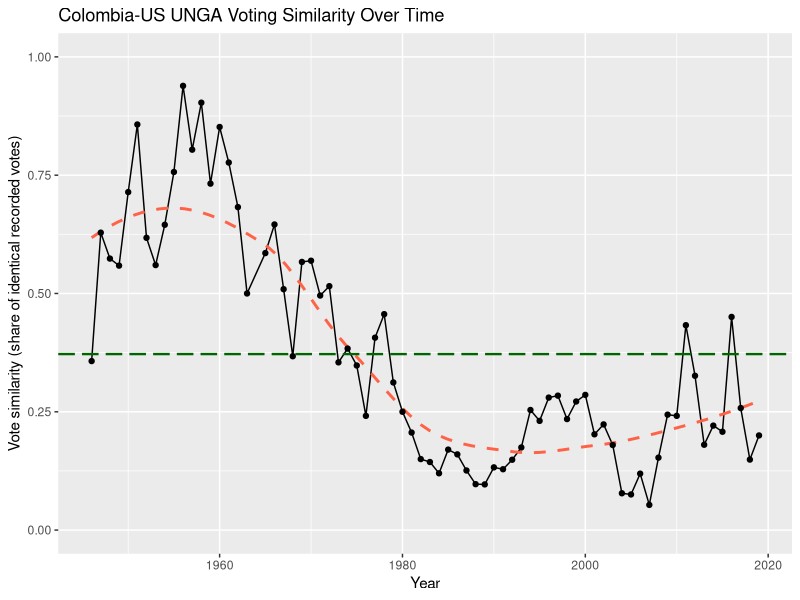
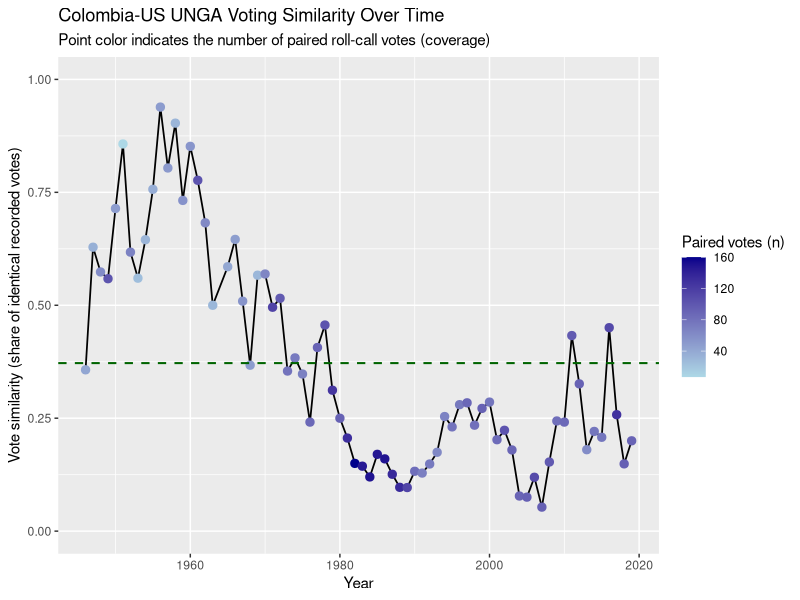
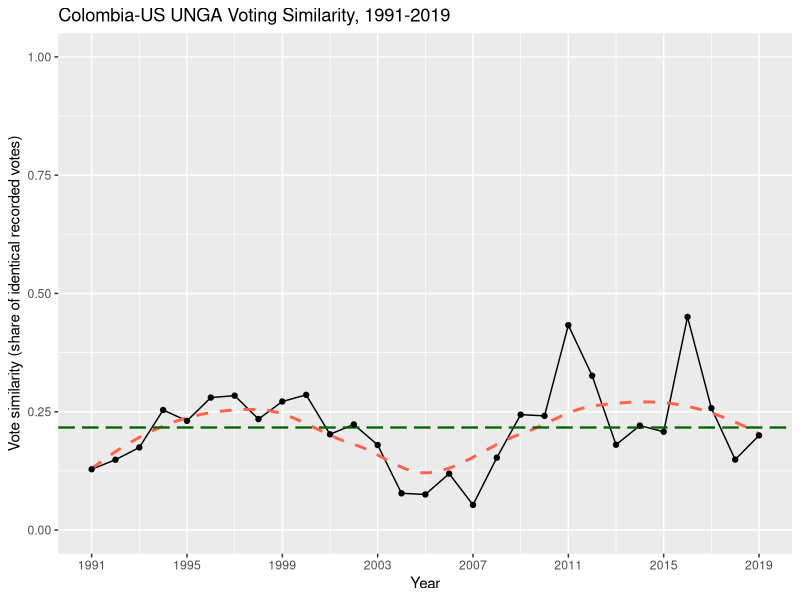
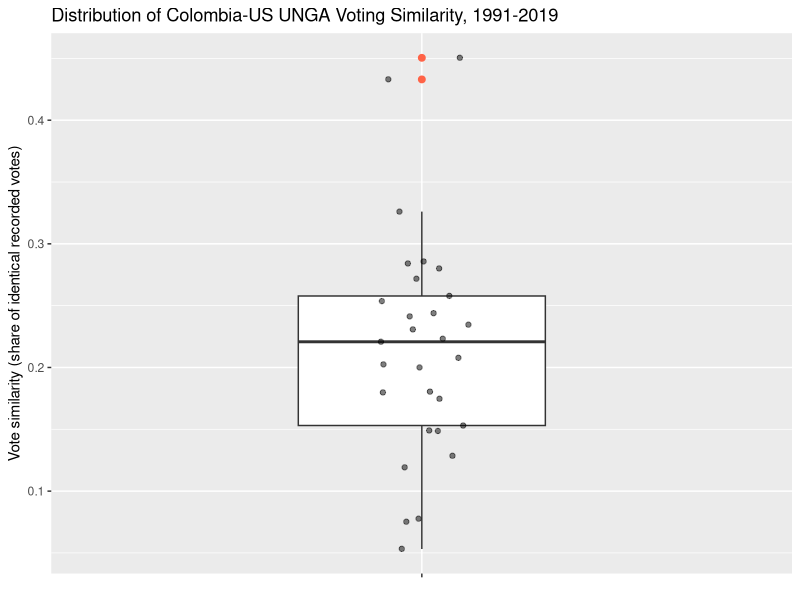
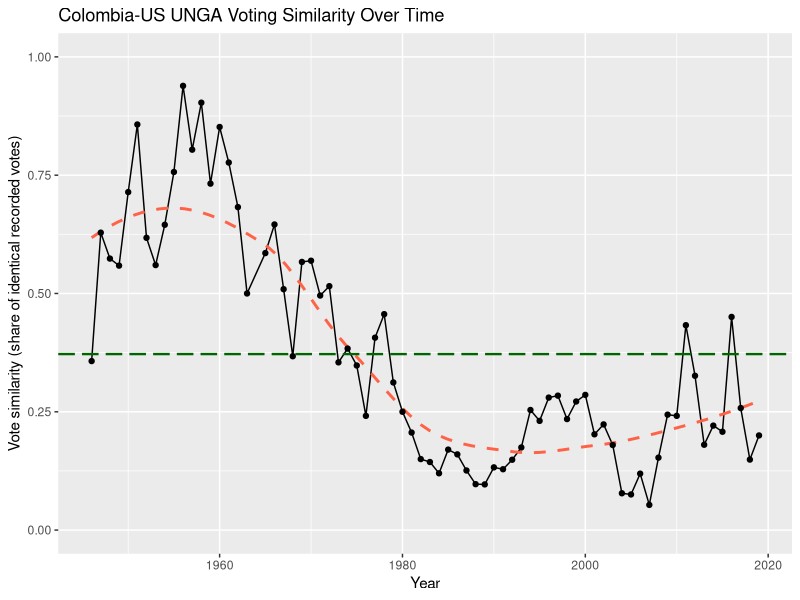
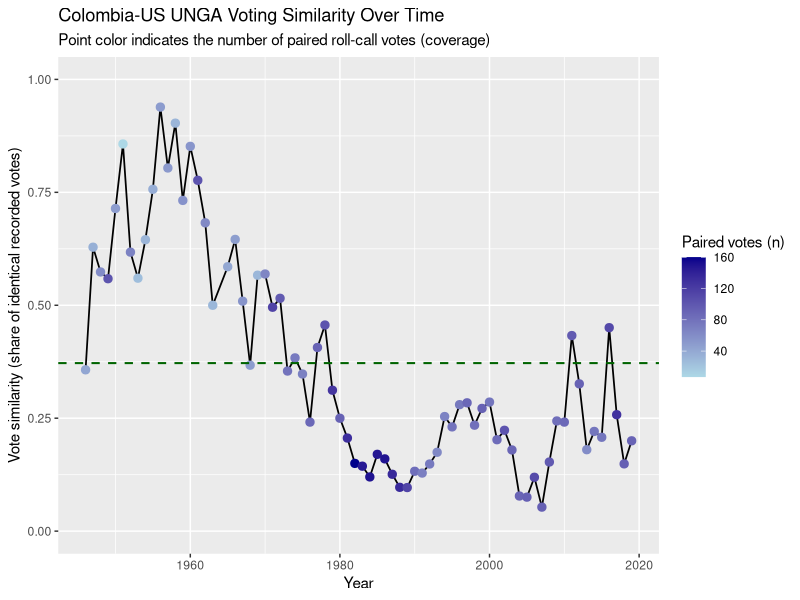
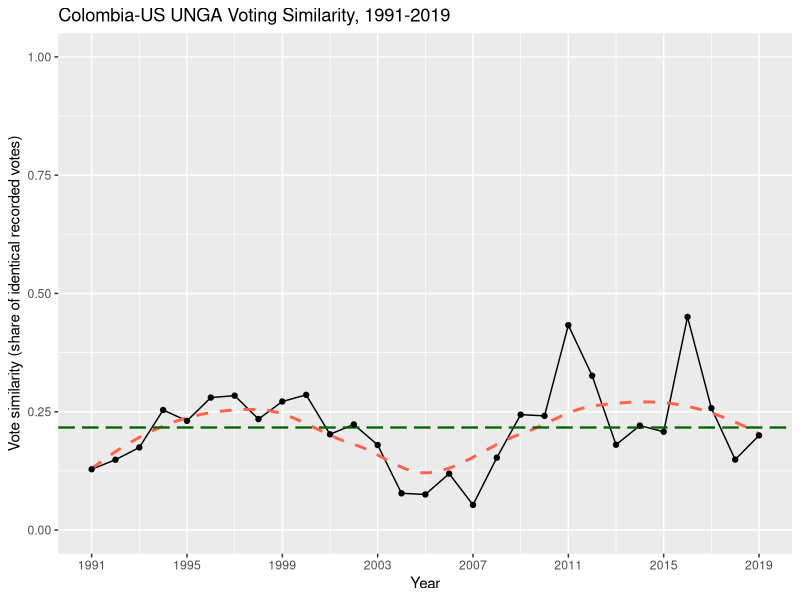
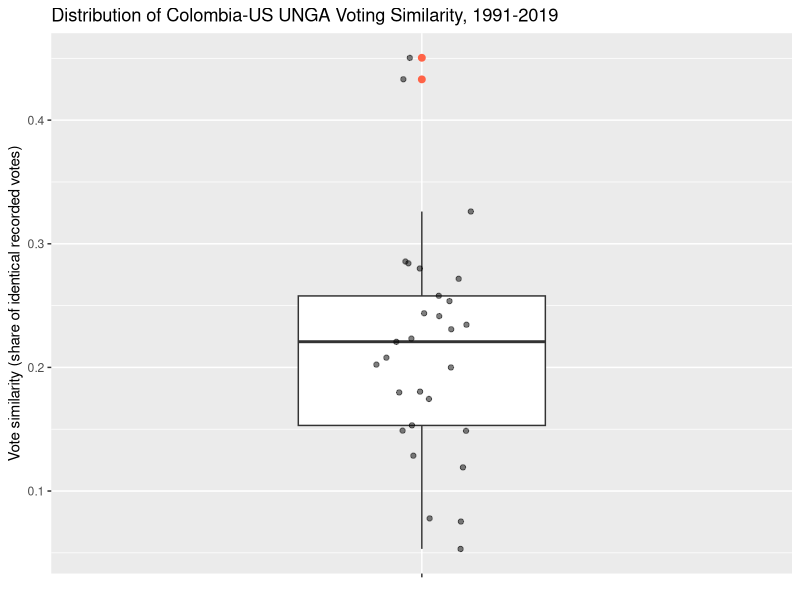

Write R code to recreate these figures, in order.
######################################################################
# Name: Santiago
# Course: 15111 - Applied Quantitative Research in International Relations
# Date of submission: 23.03.2026
######################################################################

## RQ: Does trade salience predict UNGA voting alignment between Colombia and the United States? ##
#--------------------------------------------------------------------------------------------- #

# Packages:
library(tidyverse)
# For data wrangling and visualization

###########################
# Content of this R-script:
###########################

# (1) Load data
# (2) Compute long-run mean (full period)
# (3) Plot 1: Basic time-series of voting similarity (full period)
# (4) Plot 2: Voting similarity with vote-count cue (full period)
# (5) Restrict to overlapping analysis period (1991-2019)
# (6) Plot 3: Time-series restricted to 1991-2019
# (7) Plot 4: Box plot of voting similarity (1991-2019)

##########################################################################################
##########################################################################################
#                    (1) Load data
# -------------------------------------------------------------------------------------- #

alignment_year <- read_csv("data_clean/colombia_us_vote_similarity.csv")

##########################################################################################
#                    (2) Compute long-run mean (full period)
# -------------------------------------------------------------------------------------- #

mean_similarity <- mean(alignment_year$vote_similarity, na.rm = TRUE)

##########################################################################################
#                    (3) Plot 1: Basic time-series of voting similarity (full period)
# -------------------------------------------------------------------------------------- #

# --> The interpretation of the figure goes into the essay-like document

p1 <- ggplot(alignment_year, aes(x = year, y = vote_similarity)) +
  geom_line() +
  geom_smooth(
    method   = "loess",
    se       = FALSE,
    color    = "tomato",
    linetype = "dashed"
  ) +
  geom_hline(
    yintercept = mean_similarity,
    color      = "darkgreen",
    linetype   = "longdash",
    linewidth  = 0.8
  ) +
  geom_point() +
  scale_y_continuous(limits = c(0, 1)) +
  labs(
    title = "Colombia-US UNGA Voting Similarity Over Time",
    x     = "Year",
    y     = "Vote similarity (share of identical recorded votes)"
  )

p1

png("outputs/colombia_us_vote_similarity_trend.png",
    width = 7, height = 5, units = "in", res = 300)
print(p1)
dev.off()

##########################################################################################
#                    (4) Plot 2: Voting similarity with vote-count cue (full period)
# -------------------------------------------------------------------------------------- #

# Point color encodes n_votes as a coverage cue: darker = more paired roll calls
# --> The interpretation of the figure goes into the essay-like document

p2 <- ggplot(alignment_year, aes(x = year, y = vote_similarity)) +
  geom_line(linewidth = 0.6) +
  geom_point(aes(color = n_votes), size = 2.5) +
  geom_hline(
    yintercept = mean_similarity,
    linetype   = "dashed",
    linewidth  = 0.7,
    color      = "darkgreen"
  ) +
  scale_color_gradient(low = "lightblue", high = "darkblue") +
  scale_y_continuous(limits = c(0, 1)) +
  labs(
    title    = "Colombia-US UNGA Voting Similarity Over Time",
    subtitle = "Point color indicates the number of paired roll-call votes (coverage)",
    x        = "Year",
    y        = "Vote similarity (share of identical recorded votes)",
    color    = "Paired votes (n)"
  )

p2

png("outputs/colombia_us_vote_similarity_nvotes.png",
    width = 8, height = 5, units = "in", res = 300)
print(p2)
dev.off()

##########################################################################################
#                    (5) Restrict to overlapping analysis period (1991-2019)
# -------------------------------------------------------------------------------------- #

# The analysis period is determined by the overlap between the UNGA voting data
# and the bilateral trade data (WITS). Both are available from 1991 to 2019.
alignment_restricted <- alignment_year |>
  filter(year >= 1991, year <= 2019)

mean_similarity_restricted <- mean(alignment_restricted$vote_similarity, na.rm = TRUE)

##########################################################################################
#                    (6) Plot 3: Time-series restricted to 1991-2019
# -------------------------------------------------------------------------------------- #

# --> The interpretation of the figure goes into the essay-like document

p3 <- ggplot(alignment_restricted, aes(x = year, y = vote_similarity)) +
  geom_line() +
  geom_smooth(
    method   = "loess",
    se       = FALSE,
    color    = "tomato",
    linetype = "dashed"
  ) +
  geom_hline(
    yintercept = mean_similarity_restricted,
    color      = "darkgreen",
    linetype   = "longdash",
    linewidth  = 0.8
  ) +
  geom_point() +
  scale_x_continuous(breaks = seq(1991, 2019, by = 4)) +
  scale_y_continuous(limits = c(0, 1)) +
  labs(
    title = "Colombia-US UNGA Voting Similarity, 1991-2019",
    x     = "Year",
    y     = "Vote similarity (share of identical recorded votes)"
  )

p3

png("outputs/colombia_us_vote_similarity_trend_restricted.png",
    width = 7, height = 5, units = "in", res = 300)
print(p3)
dev.off()

##########################################################################################
#                    (7) Plot 4: Box plot of voting similarity (1991-2019)
# -------------------------------------------------------------------------------------- #

# Jitter overlaid on the box plot to show the distribution of individual observations
# --> The interpretation of the figure goes into the essay-like document

p4 <- ggplot(alignment_restricted, aes(x = "", y = vote_similarity)) +
  geom_boxplot(width = 0.4, outlier.color = "tomato", outlier.size = 2) +
  geom_jitter(width = 0.08, alpha = 0.5, size = 1.5) +
  labs(
    title = "Distribution of Colombia-US UNGA Voting Similarity, 1991-2019",
    x     = NULL,
    y     = "Vote similarity (share of identical recorded votes)"
  )

p4

png("outputs/colombia_us_vote_similarity_boxplot.png",
    width = 4, height = 5, units = "in", res = 300)
print(p4)
dev.off()

##########################################################################################
# END
##########################################################################################
